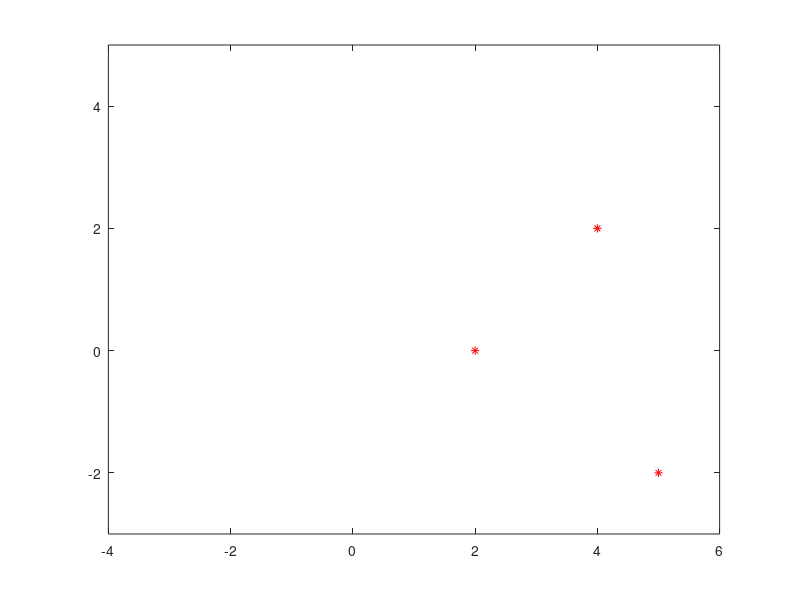

Here is the MATLAB script that generated this plot: (Note: this script raises an error after producing the figure.)
clear

px = [2 4 5];
py = [0 2 -2];

v0 = [2 2];
tk = [-1 0.2 1.3];

plot(px,py, 'r*');

axis equal
axis([-4 6 -3 5]);
hold on

syms a3 a2 a1 a0 t

c(t) = a3 * t^3 + a2 * t^2 + a1 * t + a0;
cd(t) = diff(c, t);

e = [c(tk(1)) == px(1), c(tk(2)) == px(2), c(tk(3)) == px(3), ...
    cd(tk(1)) == v0(1)];
m = solve(e, [a3 a2 a1 a0]);
x(t) = subs(c, [a3 a2 a1 a0], [m.a3 m.a2 m.a1 m.a0]);

e = [c(tk(1)) == py(1), c(tk(2)) == py(2), c(tk(3)) == py(3), ...
    cd(tk(1)) == v0(2)];
m = solve(e, [a3 a2 a1 a0]);
y(t) = subs(c, [a3 a2 a1 a0], [m.a3 m.a2 m.a1 m.a0]);

fplot(x,y,[tk(1) tk(3)])

quiver(px(1),py(1), v0(1),v0(2));

%%%%% 19. %%%%%

rx = [-3 -2 1 2];
ry = [4 1 2 0];

plot(rx,ry, 'g*--')

n = 3;

cx(t) = 0*t;
cy(t) = 0*t;

for i=0:n
   b(t) = nchoosek(n, i) * t^i * (1-t)^(n-i);
   cx(t) = cx(t) + rx(i+1) * b(t);
   cy(t) = cy(t) + ry(i+1) * b(t);
end

fplot(cx,cy, [0 1]);
